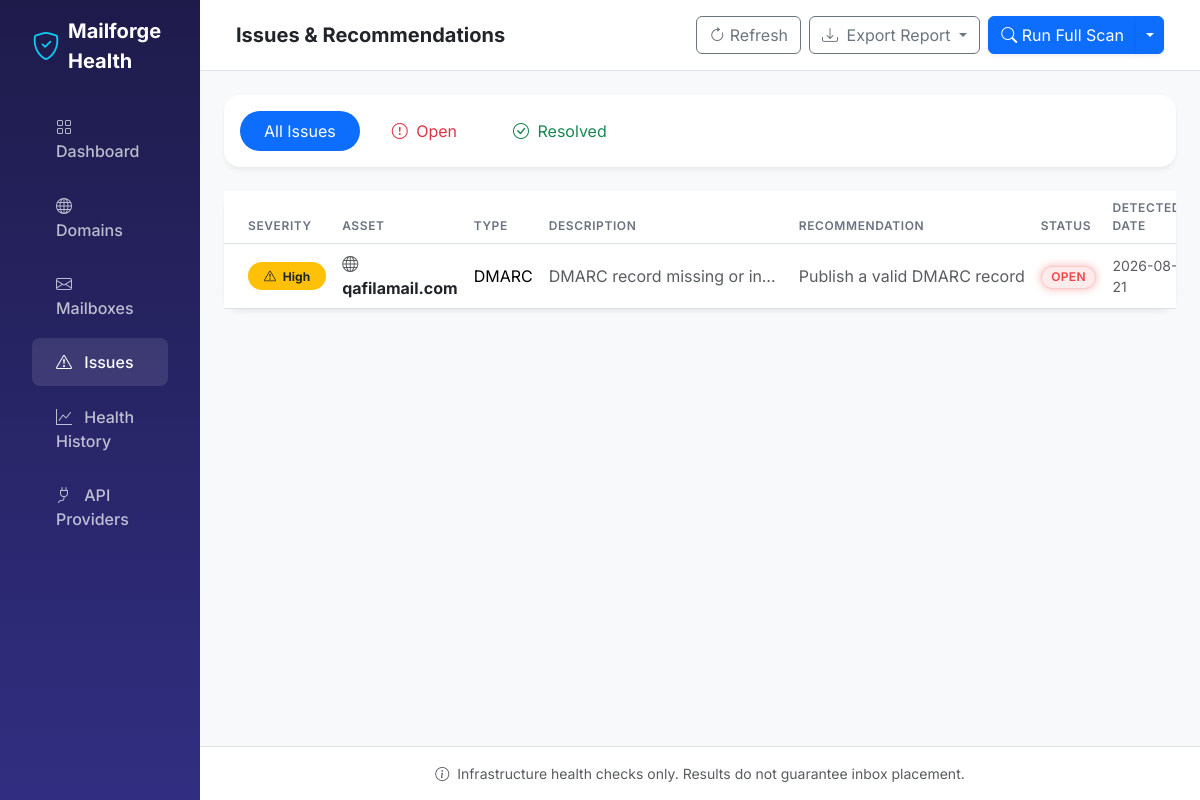
The app's page /issues/ with its own data.
### database/models.py (models this page shows)
class Issue(Base):
    __tablename__ = "issues"
    id = Column(Integer, primary_key=True, index=True)
    domain_id = Column(Integer, ForeignKey("domains.id"), nullable=True)
    mailbox_id = Column(Integer, ForeignKey("mailboxes.id"), nullable=True)
    severity = Column(String) # CRITICAL, HIGH, MEDIUM, LOW
    issue_type = Column(String)
    description = Column(Text)
    recommendation = Column(Text)
    status = Column(String) # OPEN, RESOLVED
    detected_at = Column(DateTime, default=datetime.utcnow)
    last_seen_at = Column(DateTime, default=datetime.utcnow)
    domain = relationship("Domain", back_populates="issues")
    mailbox = relationship("Mailbox", back_populates="issues")

class Domain(Base):
    __tablename__ = "domains"
    id = Column(Integer, primary_key=True, index=True)
    mailforge_id = Column(String, unique=True, index=True, nullable=True)
    name = Column(String, unique=True, index=True)
    status = Column(String)  # PASS, WARN, FAIL, UNKNOWN
    mailforge_status = Column(String)
    health_score = Column(Float, default=0.0)
    campaign_ready = Column(Boolean, default=False)
    registrar = Column(String, nullable=True)
    expiration = Column(DateTime, nullable=True)
    last_checked = Column(DateTime, default=datetime.utcnow)
    mailboxes = relationship("Mailbox", back_populates="domain")
    checks = relationship("DomainCheck", back_populates="domain")
    issues = relationship("Issue", back_populates="domain")

### routes/issues.py (the view)
@router.get("/")
def list_issues(request: Request, db: Session = Depends(get_db)):
    issues = db.query(Issue).order_by(Issue.detected_at.desc()).all()
    return templates.TemplateResponse("issues.html", {
        "request": request,
        "issues": issues,
        "active_page": "issues"
    })

### templates/issues.html (shortened to what this page needs)
{% extends "base.html" %}
{% block page_title %}Issues & Recommendations{% endblock %}
{% block content %}
<div class="card mb-4">
    <div class="card-body">
        <ul class="nav nav-pills" id="issuesTabs" role="tablist">
            <li class="nav-item" role="presentation">
                <button class="nav-link active rounded-pill px-4 me-2" data-bs-toggle="pill" data-bs-target="#all">All Issues</button>
            </li>
            <li class="nav-item" role="presentation">
                <button class="nav-link rounded-pill px-4 me-2 text-danger" data-bs-toggle="pill" data-bs-target="#open"><i class="bi bi-exclamation-circle me-1"></i> Open</button>
            </li>
            <li class="nav-item" role="presentation">
                <button class="nav-link rounded-pill px-4 text-success" data-bs-toggle="pill" data-bs-target="#resolved"><i class="bi bi-check-circle me-1"></i> Resolved</button>
            </li>
        </ul>
    </div>
</div>
<div class="card">
    <div class="card-body p-0">
        <div class="table-responsive">
            <table class="table table-hover mb-0">
                <thead class="bg-light">
                    <tr>
                        <th class="ps-4">Severity</th>
                        <th>Asset</th>
                        <th>Type</th>
                        <th>Description</th>
                        <th>Recommendation</th>
                        <th>Status</th>
                        <th>Detected Date</th>
                    </tr>
                </thead>
                <tbody>
                    {% for issue in issues %}
                    <tr>
                        <td class="ps-4">
                            {% if issue.severity == 'CRITICAL' %}
                            <span class="badge bg-danger rounded-pill px-3 py-2"><i class="bi bi-exclamation-octagon me-1"></i> Critical</span>
                            {% elif issue.severity == 'HIGH' %}
                            <span class="badge bg-warning text-dark rounded-pill px-3 py-2"><i class="bi bi-exclamation-triangle me-1"></i> High</span>
                            {% elif issue.severity == 'MEDIUM' %}
                            <span class="badge bg-info text-dark rounded-pill px-3 py-2">Medium</span>
                            {% else %}
                            <span class="badge bg-secondary rounded-pill px-3 py-2">Low</span>
                            {% endif %}
                        </td>
                        <td class="fw-bold">
                            {% if issue.domain %}
                            <i class="bi bi-globe text-muted me-1"></i> <a href="/domains/{{ issue.domain.id }}" class="text-dark">{{ issue.domain.name }}</a>
                            {% elif issue.mailbox %}
                            <i class="bi bi-envelope text-muted me-1"></i> <a href="/mailboxes/{{ issue.mailbox.id }}" class="text-dark">{{ issue.mailbox.email }}</a>
                            {% endif %}
                        </td>
                        <td>{{ issue.issue_type }}</td>
                        <td class="text-muted" style="max-width: 250px; white-space: nowrap; overflow: hidden; text-overflow: ellipsis;" title="{{ issue.description }}">{{ issue.description }}</td>
                        <td class="text-muted" style="max-width: 250px; white-space: nowrap; overflow: hidden; text-overflow: ellipsis;" title="{{ issue.recommendation }}">{{ issue.recommendation }}</td>
                        <td>
                            {% if issue.status == 'OPEN' %}
                            <span class="badge badge-pill badge-critical">Open</span>
                            {% else %}
                            <span class="badge badge-pill badge-healthy">Resolved</span>
                            {% endif %}
                        </td>
                        <td class="text-muted small">{{ issue.detected_at.strftime('%Y-%m-%d') if issue.detected_at else 'N/A' }}</td>
                    </tr>
                    {% endfor %}
                </tbody>
            </table>
        </div>
    </div>
</div>
{% endblock %}

### static/css/style.css (style rules this page uses)
:root { --primary: #4f46e5; --success: #10b981; --warning: #f59e0b; --danger: #ef4444; --info: #3b82f6; --dark: #111827; --light: #f3f4f6; --gray: #6b7280; --sidebar-bg-start: #1e1b4b; --sidebar-bg-end: #312e81; }
body { font-family: 'Inter', sans-serif; background-color: #f8fafc; color: #334155; overflow-x: hidden; }
.card { border: none; border-radius: 1rem; box-shadow: 0 4px 6px -1px rgba(0, 0, 0, 0.05), 0 2px 4px -1px rgba(0, 0, 0, 0.03); transition: transform 0.2s ease, box-shadow 0.2s ease; margin-bottom: 1.5rem; }
.badge-pill { padding: 0.35em 0.8em; border-radius: 50rem; font-weight: 600; letter-spacing: 0.025em; font-size: 0.75rem; text-transform: uppercase; }
.badge-critical, .badge-high { background-color: rgba(239, 68, 68, 0.1); color: var(--danger); border: 1px solid rgba(239, 68, 68, 0.2); box-shadow: 0 0 8px rgba(239, 68, 68, 0.4); }
.table { vertical-align: middle; }
.table th { font-weight: 600; color: var(--gray); text-transform: uppercase; font-size: 0.75rem; letter-spacing: 0.05em; border-top: none; }
.table tbody tr { transition: background-color 0.2s; }
.table a { text-decoration: none; color: inherit; }

### records on screen
Issue: severity "HIGH" (drawn), domain.name "qafilamail.com", issue_type "DMARC", description "DMARC record missing or in…", recommendation "Publish a valid DMARC record", status "OPEN", detected_at "2026-08-21"
